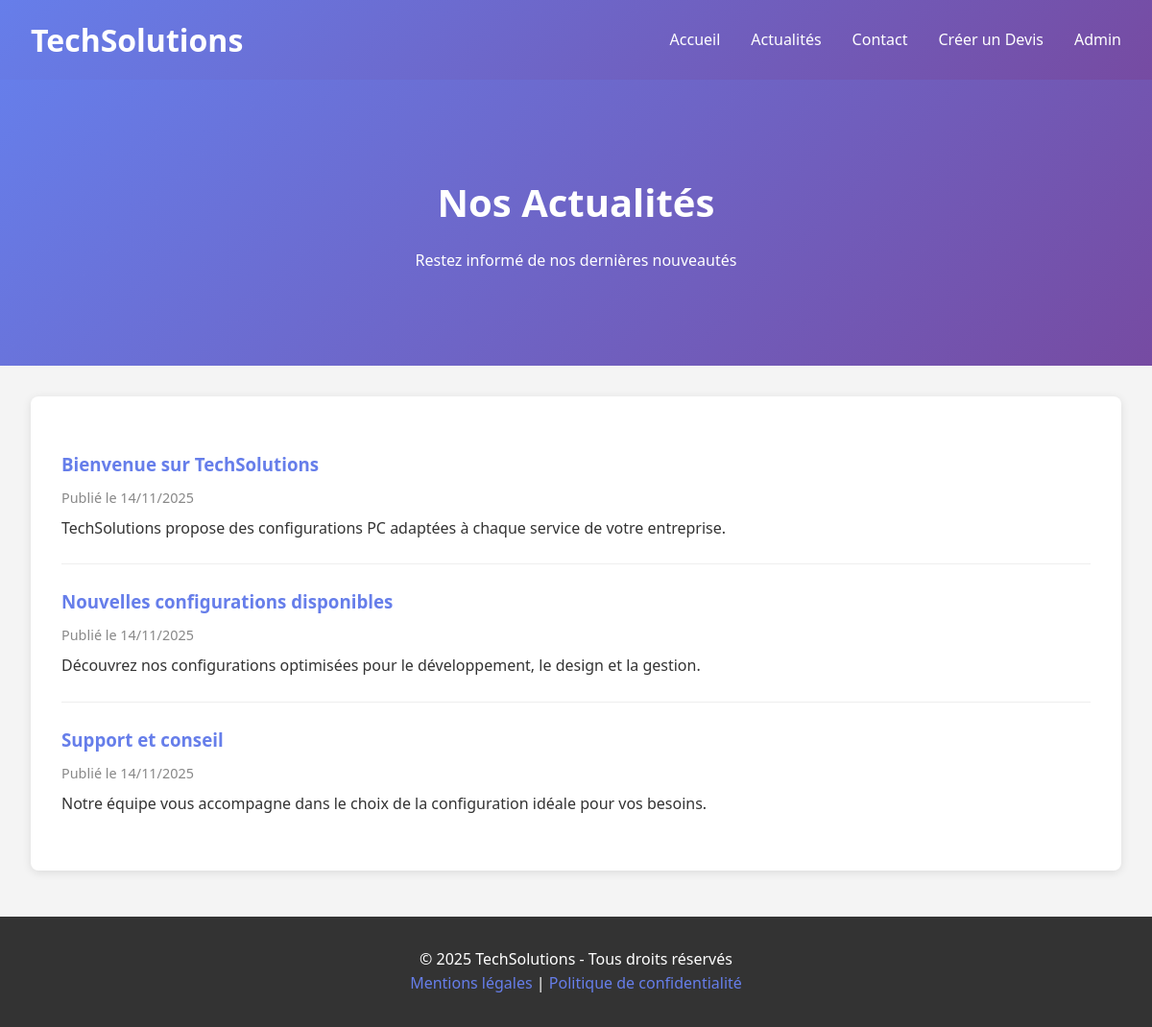
Page /actualites.php on the committed database.
### tables this page shows
CREATE TABLE `actualites` (
  `id` int(11) NOT NULL AUTO_INCREMENT,
  `titre` varchar(255) NOT NULL,
  `contenu` text NOT NULL,
  `date_publication` datetime DEFAULT current_timestamp(),
  `auteur` varchar(100) DEFAULT NULL,
  `statut` enum('brouillon','publie') DEFAULT 'brouillon',
  PRIMARY KEY (`id`)
);

### actualites.php (the view, shortened to what this page needs)
<?php require_once 'includes/config.php'; ?>
<!DOCTYPE html>
<html lang="fr">
<head>
    <link rel="stylesheet" href="css/style.css">
</head>
<body>
    <header>
        <div class="header-content">
            <div class="logo">
                <h1>TechSolutions</h1>
            </div>
            <nav>
                <ul>
                    <li><a href="index.php">Accueil</a></li>
                    <li><a href="actualites.php">Actualités</a></li>
                    <li><a href="contact.php">Contact</a></li>
                    <li><a href="devis.php">Créer un Devis</a></li>
                    <li><a href="admin/login.php">Admin</a></li>
                </ul>
            </nav>
        </div>
    </header>
    <section class="hero">
        <div class="container">
            <h2>Nos Actualités</h2>
            <p>Restez informé de nos dernières nouveautés</p>
        </div>
    </section>
    <div class="container">
        <div class="actualites">
            <?php
            try {
                $stmt = $pdo->query("SELECT * FROM actualites WHERE statut = 'publie' ORDER BY date_publication DESC");
                $actualites = $stmt->fetchAll();
                if (count($actualites) > 0) {
                    foreach ($actualites as $actu) {
                        echo '<div class="actualite">';
                        echo '<h3>' . htmlspecialchars($actu['titre']) . '</h3>';
                        echo '<p class="date">Publié le ' . date('d/m/Y', strtotime($actu['date_publication'])) . '</p>';
                        echo '<p>' . nl2br(htmlspecialchars($actu['contenu'])) . '</p>';
                        echo '</div>';
                    }
                } else {
                    echo '<p>Aucune actualité disponible pour le moment.</p>';
                }
            } catch(PDOException $e) {
                echo '<p class="message error">Erreur lors du chargement des actualités.</p>';
            }
            ?>
        </div>
    </div>
    <footer>
        <p>&copy; 2025 TechSolutions - Tous droits réservés</p>
        <p><a href="mentions-legales.php">Mentions légales</a> | <a href="politique-rgpd.php">Politique de confidentialité</a></p>
    </footer>
</body>
</html>

### css/style.css (style rules this page uses)
* { margin: 0; padding: 0; box-sizing: border-box; }
body { font-family: 'Segoe UI', Tahoma, Geneva, Verdana, sans-serif; line-height: 1.6; color: #333; background-color: #f4f4f4; }
header { background: linear-gradient(135deg, #667eea 0%, #764ba2 100%); color: white; padding: 1rem 0; box-shadow: 0 2px 5px rgba(0,0,0,0.1); }
.header-content { max-width: 1200px; margin: 0 auto; display: flex; justify-content: space-between; align-items: center; padding: 0 2rem; }
.logo h1 { font-size: 2rem; font-weight: bold; }
nav ul { list-style: none; display: flex; gap: 2rem; }
nav a { color: white; text-decoration: none; font-weight: 500; transition: opacity 0.3s; }
.hero { background: linear-gradient(135deg, #667eea 0%, #764ba2 100%); color: white; padding: 4rem 2rem; text-align: center; }
.hero h2 { font-size: 2.5rem; margin-bottom: 1rem; }
.container { max-width: 1200px; margin: 2rem auto; padding: 0 2rem; }
.actualites { background: white; padding: 2rem; border-radius: 8px; box-shadow: 0 2px 10px rgba(0,0,0,0.1); margin: 2rem 0; }
.actualite { border-bottom: 1px solid #eee; padding: 1.5rem 0; }
.actualite:last-child { border-bottom: none; }
.actualite h3 { color: #667eea; margin-bottom: 0.5rem; }
.actualite .date { color: #888; font-size: 0.9rem; margin-bottom: 0.5rem; }
footer { background: #333; color: white; text-align: center; padding: 2rem; margin-top: 3rem; }
footer a { color: #667eea; text-decoration: none; }

### rows in the picture
actualites: titre "Bienvenue sur TechSolutions", date_publication "14/11/2025", contenu "TechSolutions propose des configurations PC adaptées à chaque service de votre entreprise."
actualites: titre "Nouvelles configurations disponibles", date_publication "14/11/2025", contenu "Découvrez nos configurations optimisées pour le développement, le design et la gestion."
actualites: titre "Support et conseil", date_publication "14/11/2025", contenu "Notre équipe vous accompagne dans le choix de la configuration idéale pour vos besoins."
